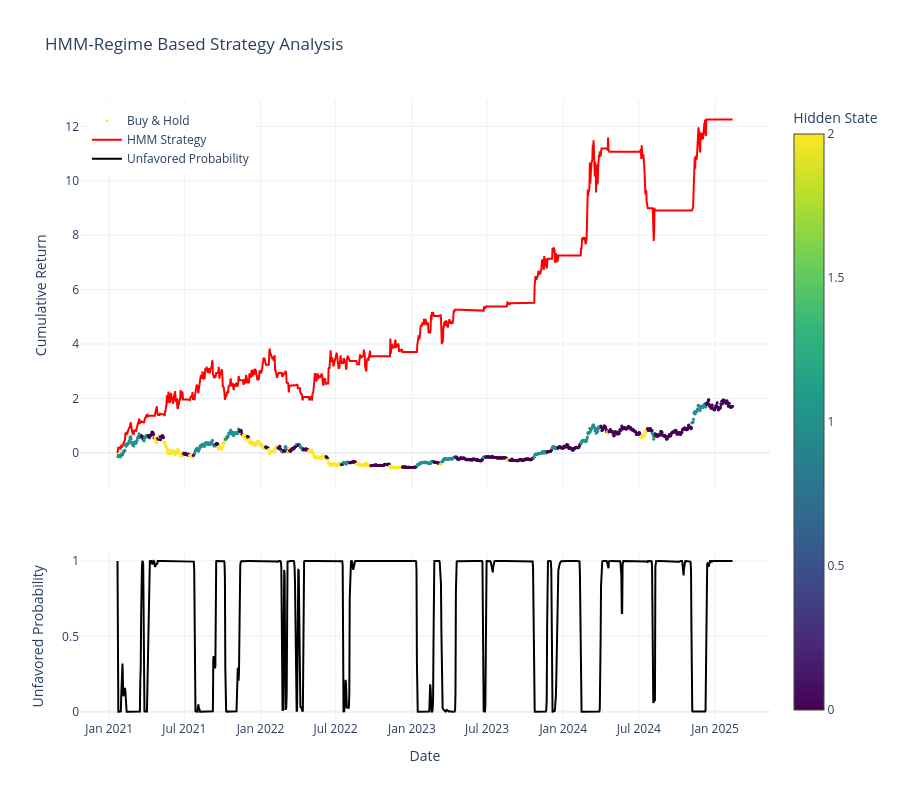

This figure's notebook cell:
### Code cell
import plotly.graph_objects as go
from plotly.subplots import make_subplots

def plot_hmm_results(df):
    """
    Given a DataFrame (such as that returned by transact_at_open()) that includes:
      - Date (as a column)
      - 'hidden _state': the raw state from the HMM (e.g. 0, 1, or 2)
      - 'cum_buy_hold_return': cumulative return from buying and holding the asset
      - 'cum_strategy_return': cumulative return from the HMM-based strategy
      - 'unfav': the probability that the state is unfavored
    this function produces a two-panel interactive Plotly plot.
    """
    
    # Ensure Date is datetime
    df['Date'] = pd.to_datetime(df['Date'])
    df = df.sort_values('Date')
    
    # Create figure with secondary y-axis
    fig = make_subplots(rows=2, cols=1, 
                       shared_xaxes=True,
                       vertical_spacing=0.1,
                       row_heights=[0.7, 0.3])

    # Top Panel: Returns
    # Scatter plot for buy & hold returns colored by state
    fig.add_trace(
        go.Scatter(
            x=df['Date'],
            y=df['cum_buy_hold_return'],
            mode='markers',
            name='Buy & Hold',
            marker=dict(
                size=3,
                color=df['hidden _state'],
                colorscale='Viridis',
                showscale=True,
                colorbar=dict(title='Hidden State')
            )
        ),
        row=1, col=1
    )
    
    # Line plot for strategy returns
    fig.add_trace(
        go.Scatter(
            x=df['Date'],
            y=df['cum_strategy_return'],
            mode='lines',
            name='HMM Strategy',
            line=dict(color='red', width=2)
        ),
        row=1, col=1
    )
    
    # Bottom Panel: Unfavored Probability
    fig.add_trace(
        go.Scatter(
            x=df['Date'],
            y=df['unfav'],
            mode='lines',
            name='Unfavored Probability',
            line=dict(color='black', width=2)
        ),
        row=2, col=1
    )
    
    # Update layout
    fig.update_layout(
        title='HMM-Regime Based Strategy Analysis',
        template='plotly_white',
        height=800,
        showlegend=True,
        legend=dict(
            yanchor="top",
            y=0.99,
            xanchor="left",
            x=0.01
        )
    )
    
    # Update y-axes labels
    fig.update_yaxes(title_text="Cumulative Return", row=1, col=1)
    fig.update_yaxes(title_text="Unfavored Probability", row=2, col=1)
    
    # Update x-axis label
    fig.update_xaxes(title_text="Date", row=2, col=1)
    
    # Show the plot
    fig.show()

# Example usage:
plot_hmm_results(compiled_df)

### Figure 1 — Plotly figure (JSON) as saved in the notebook; plotly's stock layout.template omitted (floating-point values rounded to 4 significant figures; data arrays with more than 128 entries replaced by an {"elided": "..."} marker saying what was removed)
{"data": [{"marker": {"color": {"elided": "1484 int values"}, "colorbar": {"title": {"text": "Hidden State"}}, "colorscale": [[0, "#440154"], [0.1111, "#482878"], [0.2222, "#3e4989"], [0.3333, "#31688e"], [0.4444, "#26828e"], [0.5556, "#1f9e89"], [0.6667, "#35b779"], [0.7778, "#6ece58"], [0.8889, "#b5de2b"], [1, "#fde725"]], "showscale": true, "size": 3}, "mode": "markers", "name": "Buy & Hold", "type": "scatter", "x": {"elided": "1484 str values"}, "xaxis": "x", "y": {"elided": "1484 float values"}, "yaxis": "y"}, {"line": {"color": "red", "width": 2}, "mode": "lines", "name": "HMM Strategy", "type": "scatter", "x": {"elided": "1484 str values"}, "xaxis": "x", "y": {"elided": "1484 float values"}, "yaxis": "y"}, {"line": {"color": "black", "width": 2}, "mode": "lines", "name": "Unfavored Probability", "type": "scatter", "x": {"elided": "1484 str values"}, "xaxis": "x2", "y": {"elided": "1484 float values"}, "yaxis": "y2"}], "layout": {"height": 800, "legend": {"x": 0.01, "xanchor": "left", "y": 0.99, "yanchor": "top"}, "showlegend": true, "title": {"text": "HMM-Regime Based Strategy Analysis"}, "xaxis": {"anchor": "y", "domain": [0, 1], "matches": "x2", "showticklabels": false}, "xaxis2": {"anchor": "y2", "domain": [0, 1], "title": {"text": "Date"}}, "yaxis": {"anchor": "x", "domain": [0.37, 1], "title": {"text": "Cumulative Return"}}, "yaxis2": {"anchor": "x2", "domain": [0, 0.27], "title": {"text": "Unfavored Probability"}}}}
